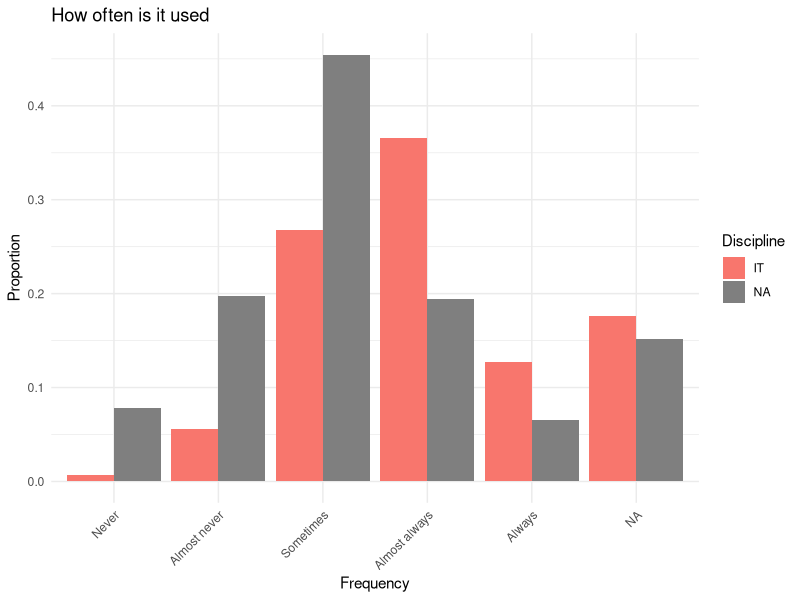
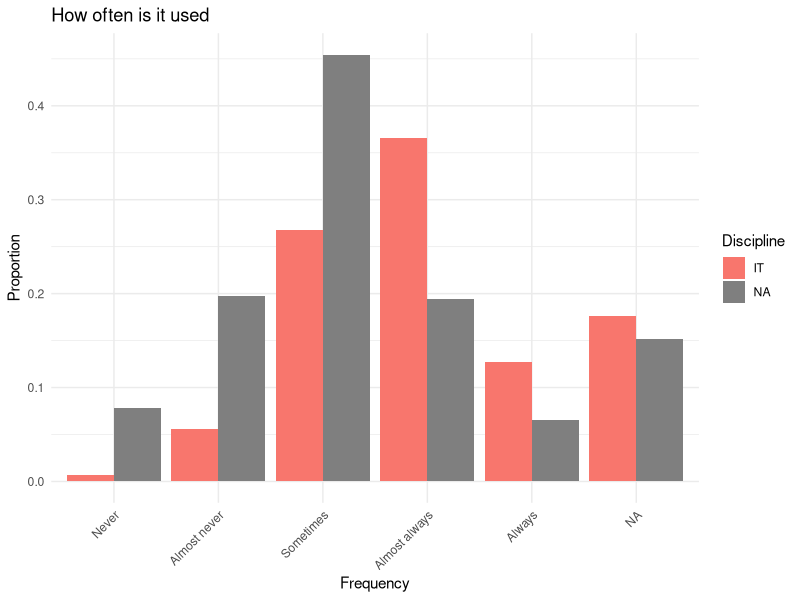

R code for these plots, in order:
library(ggplot2)
library(dplyr)

frecuencias_data <- read.csv("data/frecuencias.csv", header = TRUE, sep = ";")

porcentajes_data <-  frecuencias_data %>% group_by(Disciplina,Frecuencia) %>%
  summarise(Número = n()) %>%
  mutate(Proporción = Número / sum(Número))
porcentajes_data$Disciplina <- factor(porcentajes_data$Disciplina,
                                      levels = c("FFL",
                                                 "TIC",
                                                 "Otras")
                                      )
porcentajes_data$Discipline <- recode(porcentajes_data$Disciplina,
                                        "FFL" = "Languages",
                                        "TIC" = "IT",
                                        "Otras" = "Others"
                                        )
porcentajes_data$Frecuencia <- factor(porcentajes_data$Frecuencia,
                                      levels = c("Nunca", "Casi nunca", "A veces", "Casi siempre", "Siempre"))
porcentajes_data$Frequency <- recode(porcentajes_data$Frecuencia,
                                      "Nunca" = "Never",
                                      "Casi nunca" = "Almost never",
                                      "A veces" = "Sometimes",
                                      "Casi siempre" = "Almost always",
                                      "Siempre" = "Always"
                                      )
ggplot(porcentajes_data, aes(x=Frequency, fill=Discipline, y = Proporción)) +
  geom_bar( stat="identity", position="dodge") +
  labs(title="How often is it used", x="Frequency", y="Proportion") +
  theme_minimal() +
  theme(axis.text.x = element_text(angle = 45, hjust = 1))
ggsave("figures/frecuencias-en.png", width = 10, height = 6)

frecuencia_tabla <- table( frecuencias_data$Frecuencia, frecuencias_data$Disciplina)
chisq_frecuencia <- chisq.test(frecuencia_tabla)
